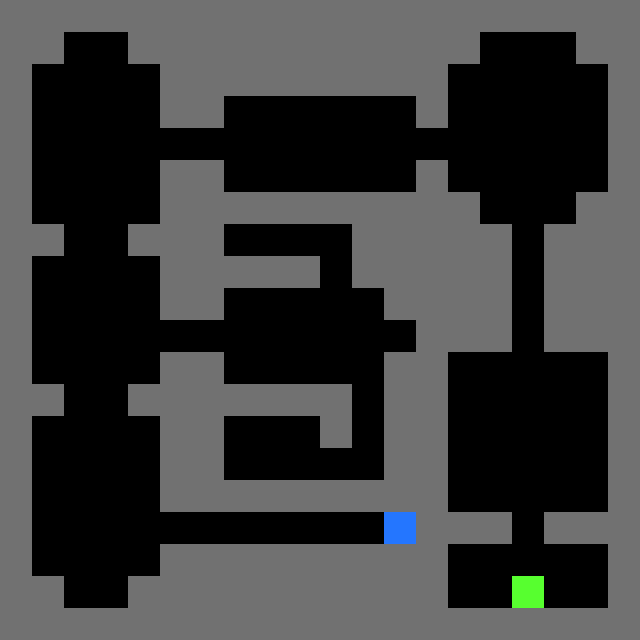

The image is a tile-based game level rendered from a .tmx file. Its description and complete source (layers, tilesets, objects, tile grids) follow:
An orthogonal 20x20 tile map with 32x32 px tiles, 1 tile layer (Tile Layer 1).

<map version="1.4" tiledversion="1.4.1" orientation="orthogonal" renderorder="right-down" width="20" height="20" tilewidth="32" tileheight="32" infinite="0" nextlayerid="2" nextobjectid="1">
 <editorsettings>
  <export target="map02.json" format="json" />
 </editorsettings>
 <tileset firstgid="1" source="tiles.tsx" />
 <layer id="1" name="Tile Layer 1" width="20" height="20">
  <data encoding="csv">
1,1,1,1,1,1,1,1,1,1,1,1,1,1,1,1,1,1,1,1,
1,1,0,0,1,1,1,1,1,1,1,1,1,1,1,0,0,0,1,1,
1,0,0,0,0,1,1,1,1,1,1,1,1,1,0,0,0,0,0,1,
1,0,0,0,0,1,1,0,0,0,0,0,0,1,0,0,0,0,0,1,
1,0,0,0,0,0,0,0,0,0,0,0,0,0,0,0,0,0,0,1,
1,0,0,0,0,1,1,0,0,0,0,0,0,1,0,0,0,0,0,1,
1,0,0,0,0,1,1,1,1,1,1,1,1,1,1,0,0,0,1,1,
1,1,0,0,1,1,1,0,0,0,0,1,1,1,1,1,0,1,1,1,
1,0,0,0,0,1,1,1,1,1,0,1,1,1,1,1,0,1,1,1,
1,0,0,0,0,1,1,0,0,0,0,0,1,1,1,1,0,1,1,1,
1,0,0,0,0,0,0,0,0,0,0,0,0,1,1,1,0,1,1,1,
1,0,0,0,0,1,1,0,0,0,0,0,1,1,0,0,0,0,0,1,
1,1,0,0,1,1,1,1,1,1,1,0,1,1,0,0,0,0,0,1,
1,0,0,0,0,1,1,0,0,0,1,0,1,1,0,0,0,0,0,1,
1,0,0,0,0,1,1,0,0,0,0,0,1,1,0,0,0,0,0,1,
1,0,0,0,0,1,1,1,1,1,1,1,1,1,0,0,0,0,0,1,
1,0,0,0,0,0,0,0,0,0,0,0,3,1,1,1,0,1,1,1,
1,0,0,0,0,1,1,1,1,1,1,1,1,1,0,0,0,0,0,1,
1,1,0,0,1,1,1,1,1,1,1,1,1,1,0,0,2,0,0,1,
1,1,1,1,1,1,1,1,1,1,1,1,1,1,1,1,1,1,1,1
</data>
 </layer>
</map>
